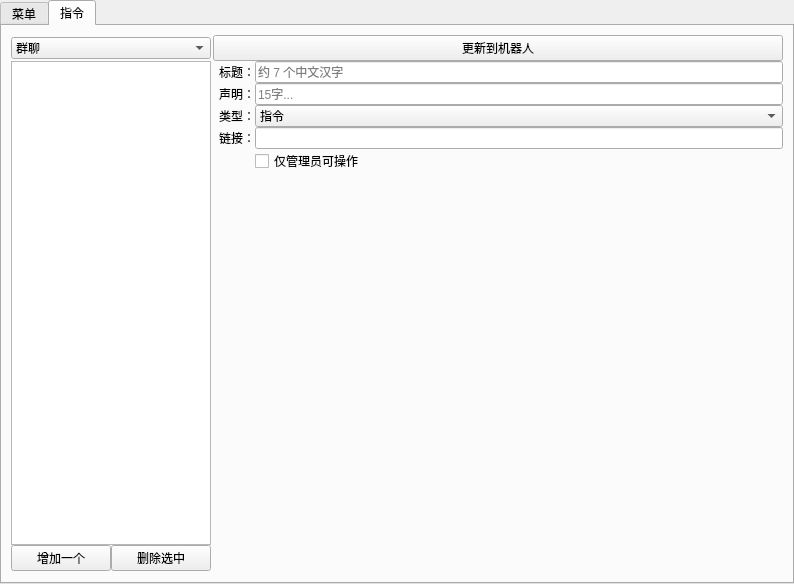
<?xml version="1.0" encoding="UTF-8"?>
<ui version="4.0">
 <class>Form</class>
 <widget class="QWidget" name="Form">
  <property name="geometry">
   <rect>
    <x>0</x>
    <y>0</y>
    <width>794</width>
    <height>584</height>
   </rect>
  </property>
  <property name="windowTitle">
   <string>Form</string>
  </property>
  <layout class="QVBoxLayout" name="verticalLayout">
   <property name="spacing">
    <number>0</number>
   </property>
   <property name="leftMargin">
    <number>0</number>
   </property>
   <property name="topMargin">
    <number>0</number>
   </property>
   <property name="rightMargin">
    <number>0</number>
   </property>
   <property name="bottomMargin">
    <number>0</number>
   </property>
   <item>
    <widget class="QTabWidget" name="tabWidget">
     <property name="currentIndex">
      <number>1</number>
     </property>
     <widget class="QWidget" name="tab">
      <attribute name="title">
       <string>菜单</string>
      </attribute>
      <layout class="QGridLayout" name="gridLayout_2">
       <item row="0" column="0">
        <layout class="QGridLayout" name="gridLayout">
         <item row="0" column="0">
          <widget class="QTreeWidget" name="treeWidget">
           <column>
            <property name="text">
             <string notr="true">1</string>
            </property>
           </column>
          </widget>
         </item>
         <item row="0" column="1">
          <layout class="QFormLayout" name="formLayout">
           <property name="topMargin">
            <number>6</number>
           </property>
           <property name="rightMargin">
            <number>6</number>
           </property>
           <item row="0" column="0">
            <widget class="QLabel" name="label">
             <property name="text">
              <string>标题：</string>
             </property>
             <property name="alignment">
              <set>Qt::AlignRight|Qt::AlignTrailing|Qt::AlignVCenter</set>
             </property>
            </widget>
           </item>
           <item row="0" column="1">
            <widget class="QLineEdit" name="lineEdit"/>
           </item>
           <item row="1" column="0">
            <widget class="QLabel" name="label_3">
             <property name="text">
              <string>按钮类型：</string>
             </property>
            </widget>
           </item>
           <item row="1" column="1">
            <widget class="QComboBox" name="comboBox"/>
           </item>
           <item row="2" column="0">
            <widget class="QLabel" name="label_4">
             <property name="text">
              <string>按钮数据</string>
             </property>
            </widget>
           </item>
           <item row="2" column="1">
            <widget class="QLineEdit" name="lineEdit_3"/>
           </item>
          </layout>
         </item>
        </layout>
       </item>
      </layout>
     </widget>
     <widget class="QWidget" name="tab_2">
      <attribute name="title">
       <string>指令</string>
      </attribute>
      <layout class="QGridLayout" name="gridLayout_4">
       <item row="3" column="1">
        <layout class="QGridLayout" name="gridLayout_5">
         <property name="leftMargin">
          <number>0</number>
         </property>
         <property name="topMargin">
          <number>0</number>
         </property>
         <property name="bottomMargin">
          <number>2</number>
         </property>
         <property name="horizontalSpacing">
          <number>2</number>
         </property>
         <property name="verticalSpacing">
          <number>0</number>
         </property>
         <item row="1" column="0">
          <widget class="QListWidget" name="listWidget">
           <property name="maximumSize">
            <size>
             <width>200</width>
             <height>16777215</height>
            </size>
           </property>
          </widget>
         </item>
         <item row="0" column="2">
          <widget class="QPushButton" name="pushButton">
           <property name="text">
            <string>更新到机器人</string>
           </property>
          </widget>
         </item>
         <item row="0" column="0">
          <widget class="QComboBox" name="comboBox_2">
           <item>
            <property name="text">
             <string>群聊</string>
            </property>
           </item>
           <item>
            <property name="text">
             <string>私聊</string>
            </property>
           </item>
           <item>
            <property name="text">
             <string>频道</string>
            </property>
           </item>
           <item>
            <property name="text">
             <string>频道私聊</string>
            </property>
           </item>
          </widget>
         </item>
         <item row="2" column="0">
          <layout class="QHBoxLayout" name="horizontalLayout">
           <item>
            <widget class="QPushButton" name="pushButton_2">
             <property name="text">
              <string>增加一个</string>
             </property>
            </widget>
           </item>
           <item>
            <widget class="QPushButton" name="pushButton_3">
             <property name="text">
              <string>删除选中</string>
             </property>
            </widget>
           </item>
          </layout>
         </item>
         <item row="1" column="2">
          <layout class="QGridLayout" name="gridLayout_3">
           <property name="leftMargin">
            <number>6</number>
           </property>
           <item row="5" column="0">
            <spacer name="verticalSpacer">
             <property name="orientation">
              <enum>Qt::Vertical</enum>
             </property>
             <property name="sizeHint" stdset="0">
              <size>
               <width>20</width>
               <height>40</height>
              </size>
             </property>
            </spacer>
           </item>
           <item row="0" column="2">
            <widget class="QLineEdit" name="lineEdit_2">
             <property name="text">
              <string/>
             </property>
             <property name="placeholderText">
              <string>约 7 个中文汉字</string>
             </property>
            </widget>
           </item>
           <item row="4" column="2">
            <widget class="QCheckBox" name="checkBox_5">
             <property name="text">
              <string>仅管理员可操作</string>
             </property>
            </widget>
           </item>
           <item row="3" column="2">
            <widget class="QLineEdit" name="lineEdit_4"/>
           </item>
           <item row="2" column="0">
            <widget class="QLabel" name="label_7">
             <property name="text">
              <string>类型：</string>
             </property>
            </widget>
           </item>
           <item row="3" column="0">
            <widget class="QLabel" name="label_8">
             <property name="text">
              <string>链接：</string>
             </property>
            </widget>
           </item>
           <item row="1" column="2">
            <widget class="QLineEdit" name="lineEdit_5">
             <property name="placeholderText">
              <string>15字...</string>
             </property>
            </widget>
           </item>
           <item row="0" column="0">
            <widget class="QLabel" name="label_2">
             <property name="text">
              <string>标题：</string>
             </property>
            </widget>
           </item>
           <item row="1" column="0">
            <widget class="QLabel" name="label_6">
             <property name="text">
              <string>声明：</string>
             </property>
            </widget>
           </item>
           <item row="2" column="2">
            <widget class="QComboBox" name="comboBox_3">
             <item>
              <property name="text">
               <string>指令</string>
              </property>
             </item>
             <item>
              <property name="text">
               <string>链接</string>
              </property>
             </item>
            </widget>
           </item>
          </layout>
         </item>
        </layout>
       </item>
      </layout>
     </widget>
    </widget>
   </item>
  </layout>
 </widget>
 <resources/>
 <connections/>
</ui>
